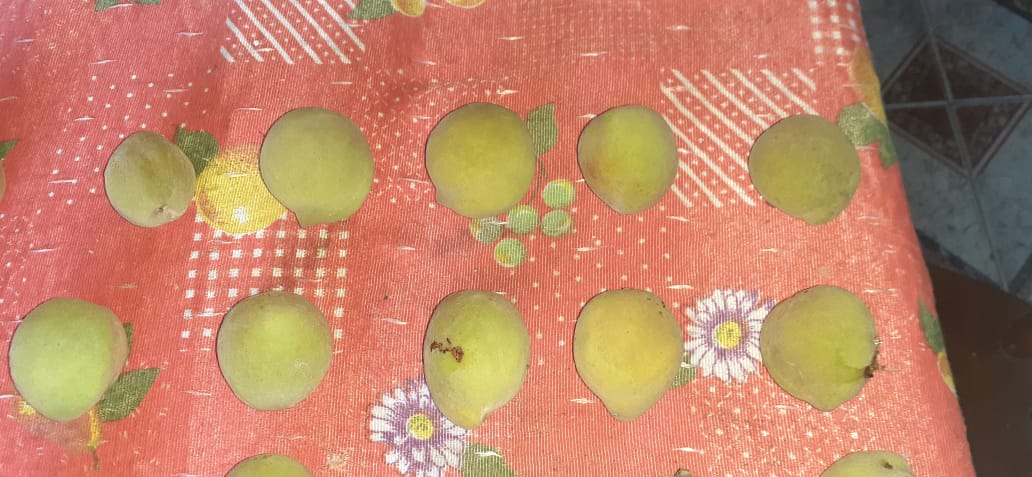
#> input picture Pessego_HSV/verdes/0.jpeg, 1032 x 477 px; its folder holds 4 pictures in this run
$ python resize.py
#> lines starting #> are read from the running program, lines starting #| are printed output that depends on the picture
import cv2 as cv
import os

image_paths = os.listdir("verdes/")

for path in image_paths:
    img = cv.imread('verdes/' + path)
#> img is the input picture: shape (477, 1032, 3); mean B, G, R 104.5, 133.5, 191.2
    img = cv.resize(img, (800, 800))
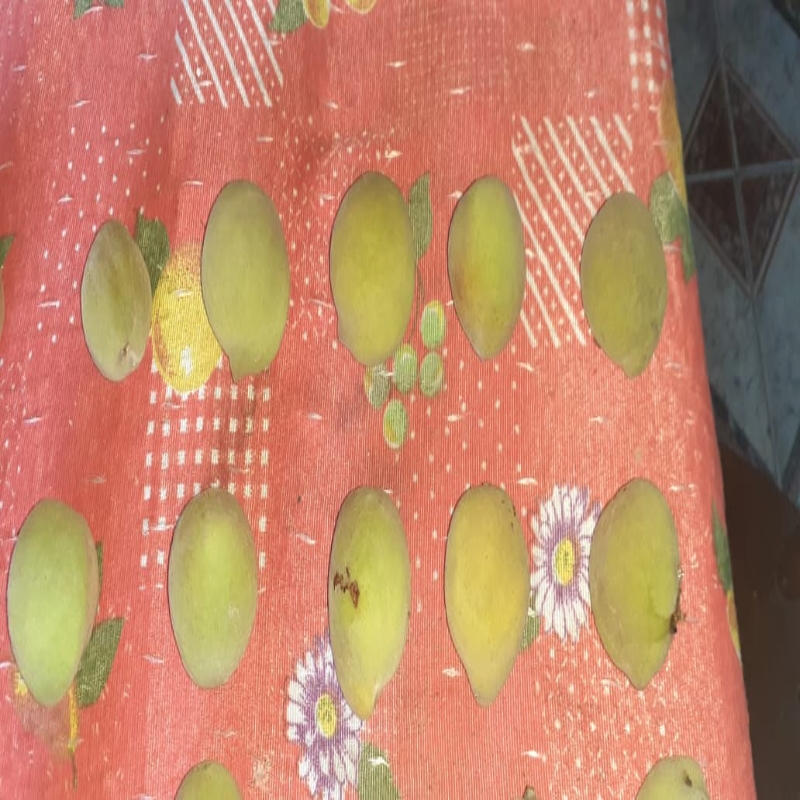
#> img: shape (800, 800, 3); mean B, G, R 104.4, 133.4, 191
    cv.imwrite("verdes/r" + path, img)
#> pass 2 of the loop `for path in image_paths:`:
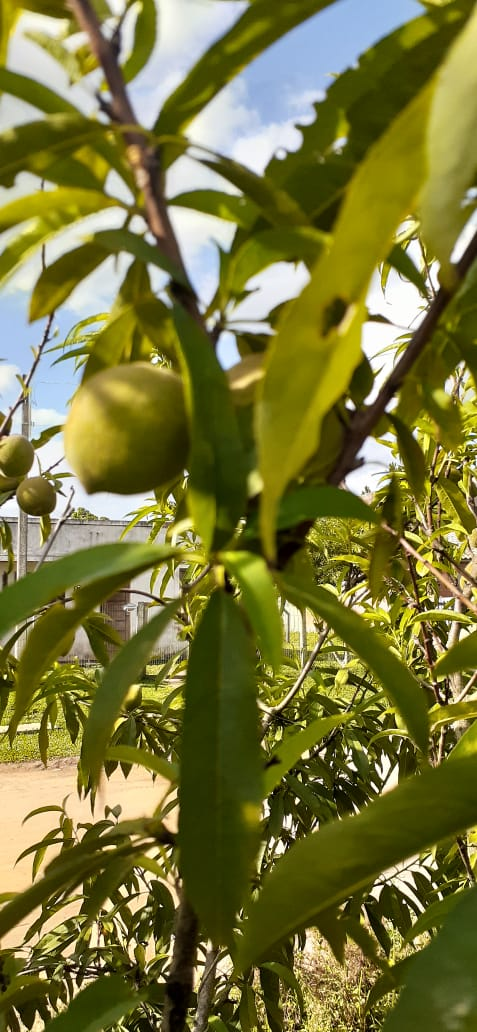
#> input picture Pessego_HSV/verdes/1.jpeg, 477 x 1032 px
#> img is the input picture: shape (1032, 477, 3); mean B, G, R 59.4, 118.7, 120.8
#> `img = cv.resize(img, (800, 800))`:
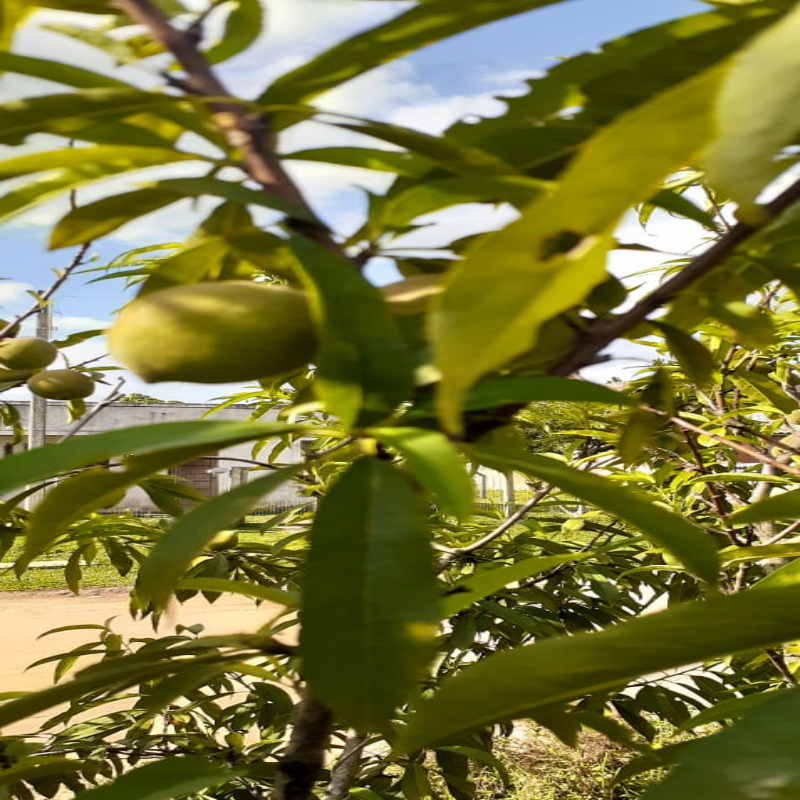
#> img: shape (800, 800, 3); mean B, G, R 59.3, 118.6, 120.7
#> pass 3 of the loop `for path in image_paths:`:
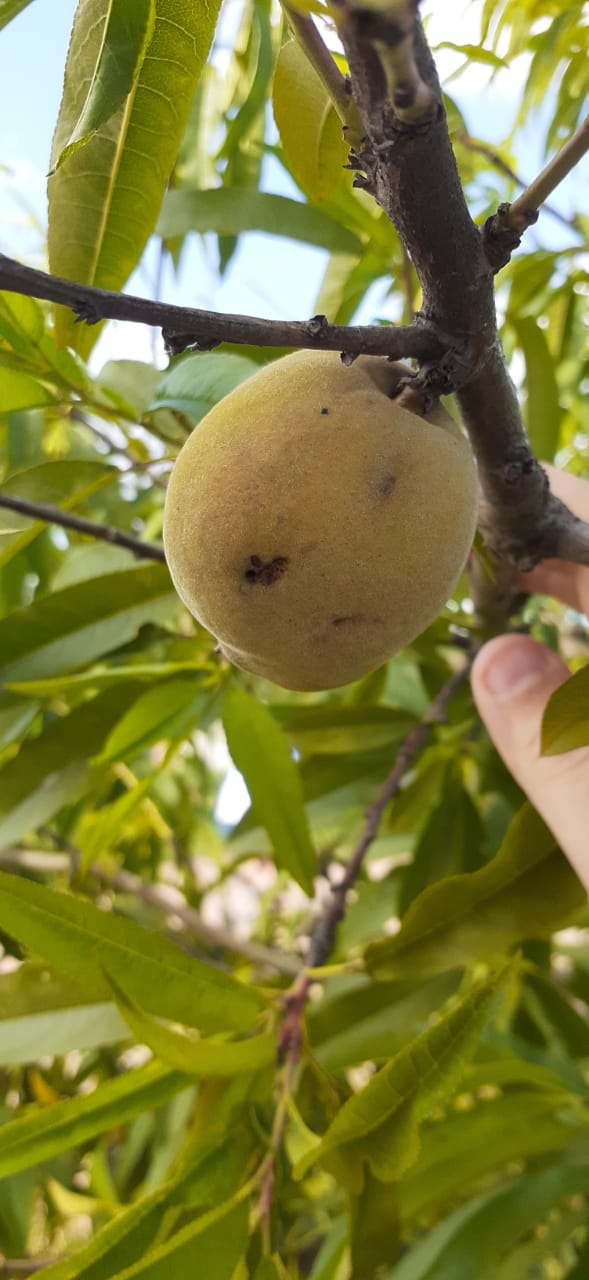
#> input picture Pessego_HSV/verdes/10.jpeg, 589 x 1280 px
#> img is the input picture: shape (1280, 589, 3); mean B, G, R 58.6, 125.6, 126.9
#> `img = cv.resize(img, (800, 800))`:
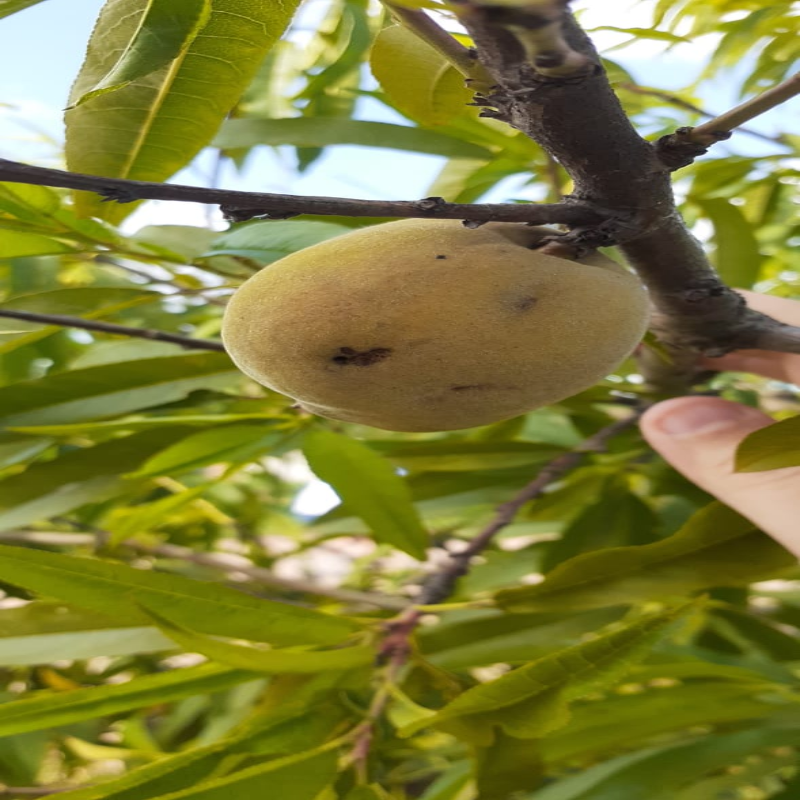
#> img: shape (800, 800, 3); mean B, G, R 58.5, 125.5, 126.8
#> the loop made 4 passes; the first 3 are shown
